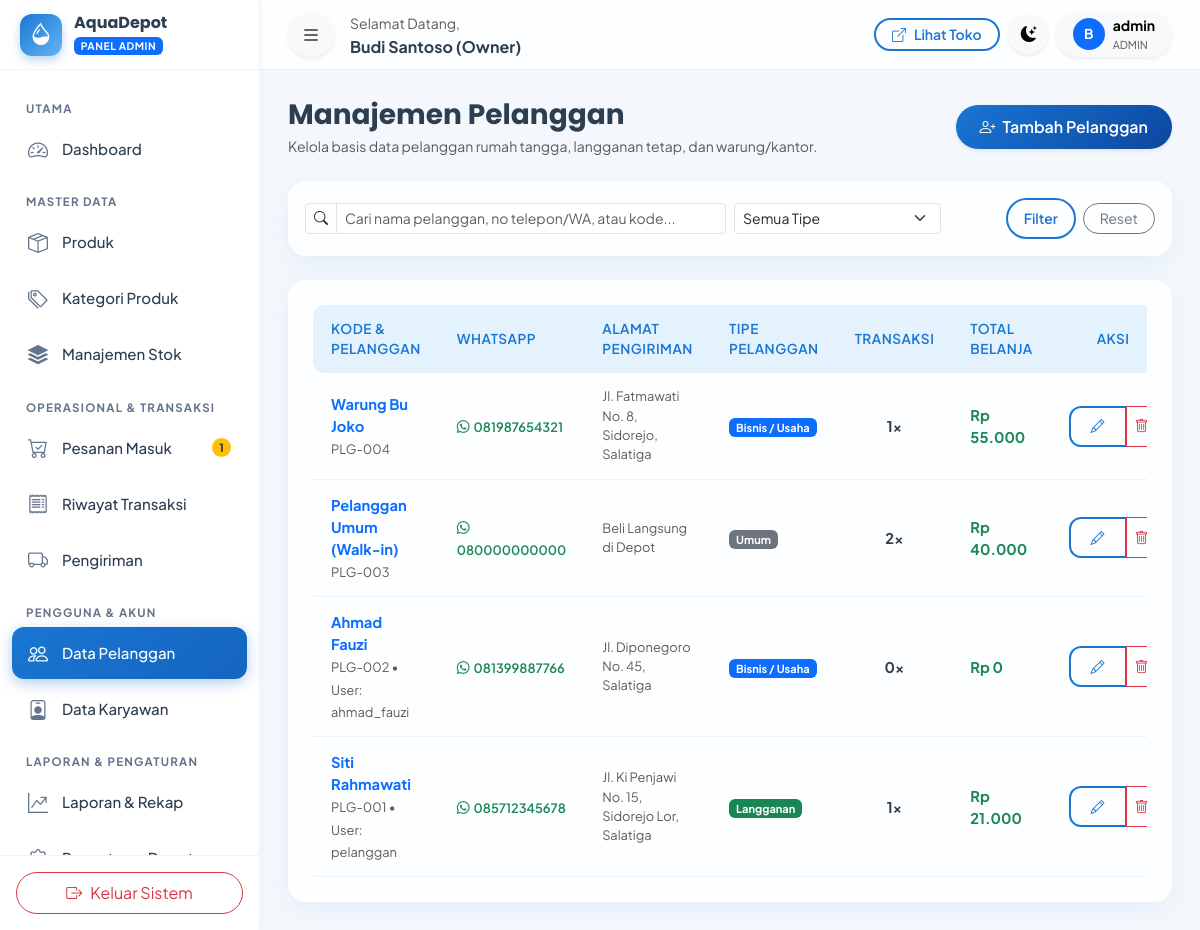
/admin/pelanggan.php (signed in), run on the app's committed database.
### tables this page shows
CREATE TABLE `pengaturan` (
  `id` INT AUTO_INCREMENT PRIMARY KEY,
  `nama_depot` VARCHAR(100) NOT NULL DEFAULT 'AquaDepot',
  `slogan` VARCHAR(255) DEFAULT 'Air Minum Bersih, Sehat, dan Higienis untuk Keluarga Anda',
  `alamat` TEXT NOT NULL,
  `no_telepon` VARCHAR(20) DEFAULT '081234567890',
  `no_whatsapp` VARCHAR(20) DEFAULT '6281234567890',
  `email` VARCHAR(100) DEFAULT 'info@aquadepot.id',
  `jam_operasional` VARCHAR(100) DEFAULT 'Senin - Minggu: 07.00 - 20.00 WIB',
  `ongkos_kirim_default` DECIMAL(12,2) DEFAULT 3000.00,
  `rekening_bank` TEXT DEFAULT 'Bank BCA: 123-456-7890 a.n. AquaDepot\nBank Mandiri: 987-654-3210 a.n. AquaDepot',
  `maps_embed` TEXT DEFAULT '<iframe src=\"https://maps.google.com/maps?q=Jl.+Ki+Penjawi+12-10,+Sidorejo+Lor,+Kec.+Sidorejo,+Kota+Salatiga,+Jawa+Tengah+50714&t=&z=15&ie=UTF8&iwloc=&output=embed\" width=\"100%\" height=\"350\" style=\"border:0;\" allowfullscreen=\"\" loading=\"lazy\"></iframe>',
  `logo` VARCHAR(255) DEFAULT 'logo.png',
  `updated_at` DATETIME DEFAULT CURRENT_TIMESTAMP ON UPDATE CURRENT_TIMESTAMP
);

CREATE TABLE `pelanggan` (
  `id` INT AUTO_INCREMENT PRIMARY KEY,
  `user_id` INT NULL,
  `kode_pelanggan` VARCHAR(20) NOT NULL UNIQUE,
  `nama` VARCHAR(100) NOT NULL,
  `no_telepon` VARCHAR(20) NOT NULL,
  `alamat` TEXT NOT NULL,
  `tipe_pelanggan` ENUM('umum', 'langganan', 'bisnis') NOT NULL DEFAULT 'umum',
  `created_at` DATETIME DEFAULT CURRENT_TIMESTAMP,
  `updated_at` DATETIME DEFAULT CURRENT_TIMESTAMP ON UPDATE CURRENT_TIMESTAMP,
  CONSTRAINT `fk_pelanggan_users` FOREIGN KEY (`user_id`) REFERENCES `users` (`id`) ON DELETE SET NULL ON UPDATE CASCADE
);

CREATE TABLE `users` (
  `id` INT AUTO_INCREMENT PRIMARY KEY,
  `role_id` INT NOT NULL,
  `username` VARCHAR(50) NOT NULL UNIQUE,
  `email` VARCHAR(100) NOT NULL UNIQUE,
  `password` VARCHAR(255) NOT NULL,
  `nama_lengkap` VARCHAR(100) NOT NULL,
  `no_telepon` VARCHAR(20) NULL,
  `status_aktif` ENUM('aktif', 'nonaktif') NOT NULL DEFAULT 'aktif',
  `foto_profil` VARCHAR(255) DEFAULT 'default.png',
  `created_at` DATETIME DEFAULT CURRENT_TIMESTAMP,
  `updated_at` DATETIME DEFAULT CURRENT_TIMESTAMP ON UPDATE CURRENT_TIMESTAMP,
  CONSTRAINT `fk_users_roles` FOREIGN KEY (`role_id`) REFERENCES `roles` (`id`) ON UPDATE CASCADE
);

### config/config.php (called while the page is built, shortened)
<?php
function base_url($path = '') {
    $path = ltrim($path, '/');
    return BASE_URL . ($path ? '/' . $path : '');
}
function url($path = '') {
    return base_url($path);
}
function asset($path = '') {
    return base_url('assets/' . ltrim($path, '/'));
}
function format_rupiah($angka) {
    return 'Rp ' . number_format((float)$angka, 0, ',', '.');
}
function get_pengaturan() {
    static $settings = null;
    if ($settings === null) {
        try {
            $db = Database::getConnection();
            $stmt = $db->query("SELECT * FROM pengaturan LIMIT 1");
            $settings = $stmt->fetch();
        } catch (Exception $e) {
            $settings = [
                'nama_depot' => 'AquaDepot',
                'slogan' => 'Air Bersih & Higienis',
                'alamat' => 'Jl. Ki Penjawi 12-10, Sidorejo Lor, Kec. Sidorejo, Kota Salatiga, Jawa Tengah 50714',
                'no_telepon' => '081234567890',
                'no_whatsapp' => '6281234567890',
                'email' => 'info@aquadepot.id',
                'jam_operasional' => '07.00 - 20.00 WIB',
                'ongkos_kirim_default' => 3000,
                'rekening_bank' => 'BCA: 123-456-7890 a/n AquaDepot'
            ];
        }
    }
    return $settings;
}

### admin/pelanggan.php (the view, shortened to what this page needs)
<?php
require_once __DIR__ . '/../config/config.php';
$db = Database::getConnection();
$search = trim($_GET['search'] ?? '');
$query = "
    SELECT p.*, u.username, u.email,
           (SELECT COUNT(*) FROM transaksi WHERE pelanggan_id = p.id) as total_transaksi,
           (SELECT COALESCE(SUM(total_akhir), 0) FROM transaksi WHERE pelanggan_id = p.id AND status_pembayaran = 'lunas') as total_belanja
    FROM pelanggan p
    LEFT JOIN users u ON p.user_id = u.id
    WHERE 1=1
";
$params = [];
$query .= " ORDER BY p.id DESC";
$stmt = $db->prepare($query);
$stmt->execute($params);
$customers = $stmt->fetchAll();
?>
<!DOCTYPE html>
<html lang="id" data-bs-theme="light">
<head>
    <link href="https://cdn.jsdelivr.net/npm/bootstrap@5.3.3/dist/css/bootstrap.min.css" rel="stylesheet">
    <link rel="stylesheet" href="https://cdn.jsdelivr.net/npm/bootstrap-icons@1.11.3/font/bootstrap-icons.min.css">
    <link rel="stylesheet" href="https://cdn.jsdelivr.net/npm/sweetalert2@11/dist/sweetalert2.min.css">
    <link rel="stylesheet" href="<?= asset('css/style.css') ?>">
</head>
<body data-base-url="<?= base_url() ?>">
<div class="app-wrapper">
    <?php require_once __DIR__ . '/../includes/sidebar_admin.php'; ?>
    <div class="app-main">
        <?php require_once __DIR__ . '/../includes/topbar.php'; ?>
        <div class="app-content">
            <div class="d-flex flex-wrap justify-content-between align-items-center gap-3 mb-4">
                <div>
                    <h3 class="fw-bold mb-1">Manajemen Pelanggan</h3>
                    <p class="text-muted small mb-0">Kelola basis data pelanggan rumah tangga, langganan tetap, dan warung/kantor.</p>
                </div>
                <button type="button" class="btn btn-primary rounded-pill px-4 shadow-sm" data-bs-toggle="modal" data-bs-target="#customerModal" onclick="openCreateModal()">
                    <i class="bi bi-person-plus me-1"></i> Tambah Pelanggan
                </button>
            </div>
            <div class="glass-card p-3 mb-4">
                <form method="GET" action="" class="row g-2 align-items-center">
                    <div class="col-md-6">
                        <div class="input-group input-group-sm">
                            <span class="input-group-text bg-transparent"><i class="bi bi-search"></i></span>
                            <input type="text" name="search" class="form-control" placeholder="Cari nama pelanggan, no telepon/WA, atau kode..." value="<?= htmlspecialchars($search) ?>">
                        </div>
                    </div>
                    <div class="col-md-3">
                        <select name="tipe" class="form-select form-select-sm" onchange="this.form.submit()">
                            <option value="">Semua Tipe</option>
                        </select>
                    </div>
                    <div class="col-md-3 text-md-end">
                        <button type="submit" class="btn btn-sm btn-outline-primary rounded-pill px-3 me-1">Filter</button>
                        <a href="<?= url('admin/pelanggan.php') ?>" class="btn btn-sm btn-outline-secondary rounded-pill px-3">Reset</a>
                    </div>
                </form>
            </div>
            <div class="glass-card p-4">
                <div class="table-responsive">
                    <table class="table-modern">
                        <thead>
                            <tr>
                                <th>Kode & Pelanggan</th>
                                <th>WhatsApp</th>
                                <th>Alamat Pengiriman</th>
                                <th>Tipe Pelanggan</th>
                                <th>Transaksi</th>
                                <th>Total Belanja</th>
                                <th class="text-center">Aksi</th>
                            </tr>
                        </thead>
                        <tbody>
                            <?php if (!empty($customers)): ?>
                                <?php foreach ($customers as $c): ?>
                                    <tr>
                                        <td>
                                            <div class="fw-bold text-primary"><?= htmlspecialchars($c['nama']) ?></div>
                                            <small class="text-muted"><?= htmlspecialchars($c['kode_pelanggan']) ?> <?= ($c['username'] ? '• User: ' . htmlspecialchars($c['username']) : '') ?></small>
                                        </td>
                                        <td>
                                            <a href="https://wa.me/<?= preg_replace('/[^0-9]/', '', $c['no_telepon']) ?>" target="_blank" class="text-success text-decoration-none small fw-semibold">
                                                <i class="bi bi-whatsapp me-1"></i><?= htmlspecialchars($c['no_telepon']) ?>
                                            </a>
                                        </td>
                                        <td>
                                            <small class="text-muted d-block" style="max-width: 220px;"><?= nl2br(htmlspecialchars($c['alamat'])) ?></small>
                                        </td>
                                        <td>
                                            <?php if ($c['tipe_pelanggan'] === 'bisnis'): ?>
                                                <span class="badge bg-primary">Bisnis / Usaha</span>
                                            <?php elseif ($c['tipe_pelanggan'] === 'langganan'): ?>
                                                <span class="badge bg-success">Langganan</span>
                                            <?php else: ?>
                                                <span class="badge bg-secondary">Umum</span>
                                            <?php endif; ?>
                                        </td>
                                        <td class="fw-bold text-center"><?= $c['total_transaksi'] ?>x</td>
                                        <td class="fw-bold text-success"><?= format_rupiah($c['total_belanja']) ?></td>
                                        <td class="text-center">
                                            <div class="btn-group btn-group-sm">
                                                <button type="button" class="btn btn-outline-primary" onclick='openEditModal(<?= json_encode($c) ?>)' title="Edit Pelanggan">
                                                    <i class="bi bi-pencil"></i>
                                                </button>
                                                <button type="button" class="btn btn-outline-danger" onclick="confirmDelete('<?= url('admin/pelanggan.php?delete=' . $c['id']) ?>', 'pelanggan <?= htmlspecialchars(addslashes($c['nama'])) ?>')" title="Hapus Pelanggan">
                                                    <i class="bi bi-trash"></i>
                                                </button>
                                            </div>
                                        </td>
                                    </tr>
                                <?php endforeach; ?>
                            <?php else: ?>
                                <tr><td colspan="7" class="text-center text-muted py-4">Tidak ada data pelanggan yang cocok.</td></tr>
                            <?php endif; ?>
                        </tbody>
                    </table>
                </div>
            </div>
        </div>
    </div>
</div>
</body>
</html>

### includes/sidebar_admin.php (shortened to what this page needs)
<?php
require_once __DIR__ . '/../config/config.php';
$pengaturan = get_pengaturan();
try {
    $db = Database::getConnection();
    $stmtPending = $db->query("SELECT COUNT(*) FROM pesanan WHERE status_pesanan = 'menunggu_konfirmasi'");
    $pendingOrdersCount = (int)$stmtPending->fetchColumn();
} catch (Exception $e) {
    $pendingOrdersCount = 0;
    $lowStockCount = 0;
}
$currentFile = basename($_SERVER['PHP_SELF']);
?>
<aside class="app-sidebar">
    <div class="sidebar-brand">
        <div class="brand-icon">
            <i class="bi bi-droplet-half"></i>
        </div>
        <div class="overflow-hidden">
            <h6 class="mb-0 fw-bold text-truncate"><?= htmlspecialchars($pengaturan['nama_depot']) ?></h6>
            <span class="badge bg-primary text-uppercase" style="font-size: 0.65rem; letter-spacing: 0.5px;">Panel Admin</span>
        </div>
    </div>
    <div class="sidebar-menu">
        <div class="menu-title">Utama</div>
        <ul class="nav flex-column">
            <li class="nav-item">
                <a class="nav-link <?= ($currentFile == 'index.php') ? 'active' : '' ?>" href="<?= url('admin/index.php') ?>">
                    <i class="bi bi-speedometer2"></i>
                    <span>Dashboard</span>
                </a>
            </li>
        </ul>
        <div class="menu-title">Master Data</div>
        <ul class="nav flex-column">
            <li class="nav-item">
                <a class="nav-link <?= ($currentFile == 'produk.php') ? 'active' : '' ?>" href="<?= url('admin/produk.php') ?>">
                    <i class="bi bi-box-seam"></i>
                    <span>Produk</span>
                </a>
            </li>
            <li class="nav-item">
                <a class="nav-link <?= ($currentFile == 'kategori.php') ? 'active' : '' ?>" href="<?= url('admin/kategori.php') ?>">
                    <i class="bi bi-tags"></i>
                    <span>Kategori Produk</span>
                </a>
            </li>
            <li class="nav-item">
                <a class="nav-link <?= ($currentFile == 'stok.php') ? 'active' : '' ?>" href="<?= url('admin/stok.php') ?>">
                    <i class="bi bi-stack"></i>
                    <span>Manajemen Stok</span>
                </a>
            </li>
        </ul>
        <div class="menu-title">Operasional & Transaksi</div>
        <ul class="nav flex-column">
            <li class="nav-item">
                <a class="nav-link <?= ($currentFile == 'pesanan.php') ? 'active' : '' ?>" href="<?= url('admin/pesanan.php') ?>">
                    <i class="bi bi-cart-check"></i>
                    <span>Pesanan Masuk</span>
                    <?php if ($pendingOrdersCount > 0): ?>
                        <span class="badge rounded-pill bg-warning text-dark ms-auto"><?= $pendingOrdersCount ?></span>
                    <?php endif; ?>
                </a>
            </li>
            <li class="nav-item">
                <a class="nav-link <?= ($currentFile == 'transaksi.php') ? 'active' : '' ?>" href="<?= url('admin/transaksi.php') ?>">
                    <i class="bi bi-receipt"></i>
                    <span>Riwayat Transaksi</span>
                </a>
            </li>
            <li class="nav-item">
                <a class="nav-link <?= ($currentFile == 'pengiriman.php') ? 'active' : '' ?>" href="<?= url('admin/pengiriman.php') ?>">
                    <i class="bi bi-truck"></i>
                    <span>Pengiriman</span>
                </a>
            </li>
        </ul>
        <div class="menu-title">Pengguna & Akun</div>
        <ul class="nav flex-column">
            <li class="nav-item">
                <a class="nav-link <?= ($currentFile == 'pelanggan.php') ? 'active' : '' ?>" href="<?= url('admin/pelanggan.php') ?>">
                    <i class="bi bi-people"></i>
                    <span>Data Pelanggan</span>
                </a>
            </li>
            <li class="nav-item">
                <a class="nav-link <?= ($currentFile == 'karyawan.php') ? 'active' : '' ?>" href="<?= url('admin/karyawan.php') ?>">
                    <i class="bi bi-person-badge"></i>
                    <span>Data Karyawan</span>
                </a>
            </li>
        </ul>
        <div class="menu-title">Laporan & Pengaturan</div>
        <ul class="nav flex-column">
            <li class="nav-item">
                <a class="nav-link <?= ($currentFile == 'laporan.php') ? 'active' : '' ?>" href="<?= url('admin/laporan.php') ?>">
                    <i class="bi bi-graph-up-arrow"></i>
                    <span>Laporan & Rekap</span>
                </a>
            </li>
            <li class="nav-item">
                <a class="nav-link <?= ($currentFile == 'pengaturan.php') ? 'active' : '' ?>" href="<?= url('admin/pengaturan.php') ?>">
                    <i class="bi bi-gear"></i>
                    <span>Pengaturan Depot</span>
                </a>
            </li>
        </ul>
    </div>
    <div class="p-3 border-top mt-auto" style="border-color: var(--card-border) !important;">
        <a href="<?= url('auth/logout.php') ?>" class="btn btn-outline-danger w-100 rounded-pill py-2 d-flex align-items-center justify-content-center gap-2">
            <i class="bi bi-box-arrow-right"></i>
            <span>Keluar Sistem</span>
        </a>
    </div>
</aside>

### data on the page
pengaturan: nama_depot "AquaDepot"
pelanggan: nama "Warung Bu Joko", kode_pelanggan "PLG-004", no_telepon "081987654321", alamat "Jl. Fatmawati No. 8, Sidorejo, Salatiga", tipe_pelanggan "Bisnis / Usaha", total_transaksi "1", total_belanja "Rp 55.000"
pelanggan: nama "Pelanggan Umum (Walk-in)", kode_pelanggan "PLG-003", no_telepon "080000000000", alamat "Beli Langsung di Depot", tipe_pelanggan "Umum", total_transaksi "2", total_belanja "Rp 40.000"
pelanggan: nama "Ahmad Fauzi", kode_pelanggan "PLG-002", user.username "ahmad_fauzi", no_telepon "081399887766", alamat "Jl. Diponegoro No. 45, Salatiga", tipe_pelanggan "Bisnis / Usaha", total_transaksi "0", total_belanja "Rp 0"
pelanggan: nama "Siti Rahmawati", kode_pelanggan "PLG-001", user.username "pelanggan", no_telepon "085712345678", alamat "Jl. Ki Penjawi No. 15, Sidorejo Lor, Salatiga", tipe_pelanggan "Langganan", total_transaksi "1", total_belanja "Rp 21.000"

### other printed values
$pendingOrdersCount "1"
$user['nama_lengkap'] "Budi Santoso (Owner)"
substr($user['nama_lengkap'] ?? 'U', 0, 1) "B"
$user['username'] "admin"
$user['role_name'] "ADMIN"
